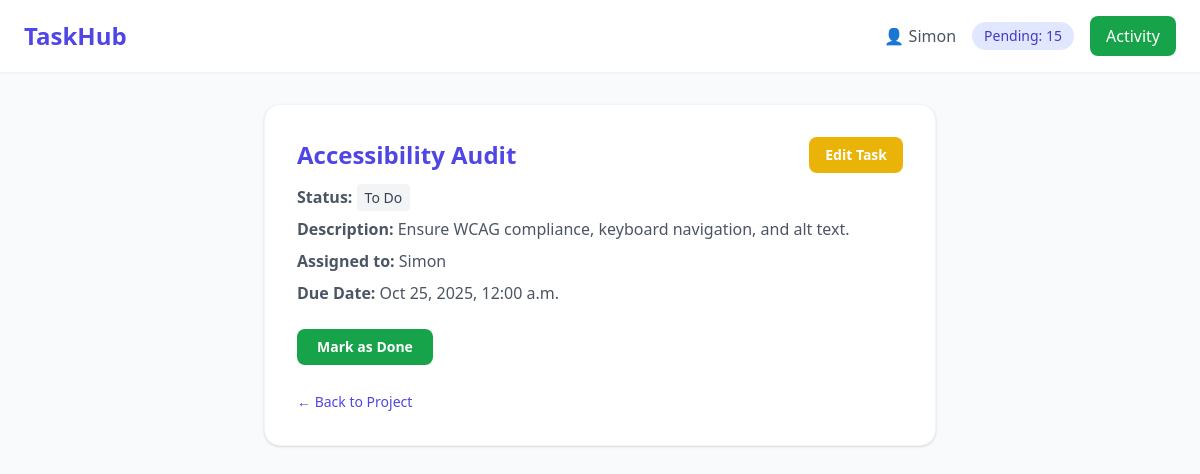
Before: /tasks/15/ (signed in) with the older database file.
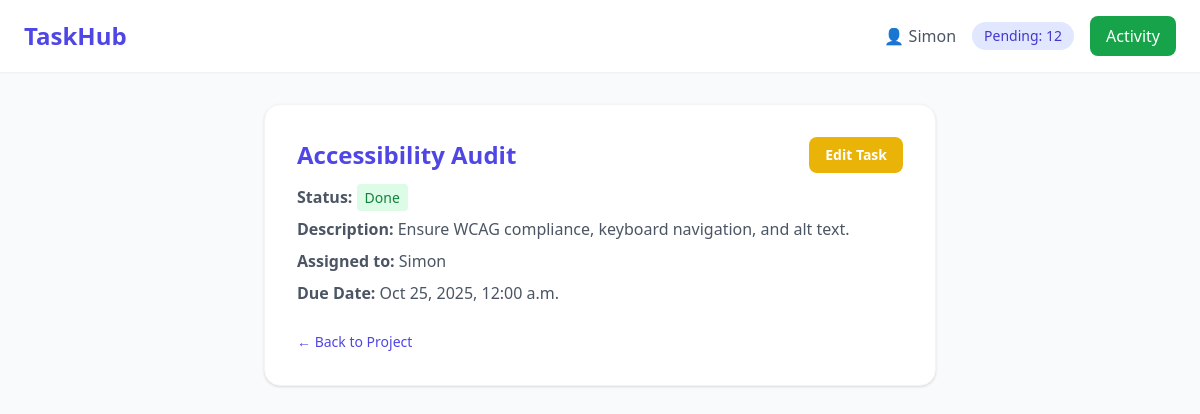
After: the same page with the newer database file.
### core/models.py (models this page shows, shortened)
class Task(models.Model):
    STATUS_CHOICES = [
        ('todo', 'To Do'),
        ('in_progress', 'In Progress'),
        ('done', 'Done'),
    ]
    project = models.ForeignKey(Project, on_delete=models.CASCADE, related_name='tasks')
    title = models.CharField(max_length=200)
    description = models.TextField(blank=True, null=True)
    status = models.CharField(max_length=20, choices=STATUS_CHOICES, default='todo')
    due_date = models.DateTimeField(blank=True, null=True)
    priority = models.IntegerField(default=0)  # 0 = low, 1 = medium, 2 = high
    created_at = models.DateTimeField(auto_now_add=True)
    updated_at = models.DateTimeField(auto_now=True)
    assigned_to = models.ForeignKey(User, on_delete=models.SET_NULL, null=True, blank=True, related_name='tasks')

### core/views.py (the view)
# urls.py: path('tasks/<int:task_id>/', views.task_detail, name='task_detail'),
@login_required
def task_detail(request, task_id):
    task = get_object_or_404(Task, id=task_id)
    return render(request, 'core/task_detail.html', {'task': task})

### core/context_processors.py (called while the page is built)
def global_context(request):
    user = request.user
    context = {}
    if user.is_authenticated:
        pending_tasks = Task.objects.filter(assigned_to=user, status__in=['todo', 'in_progress']).count()
        notifications = [
            {"message": "New task assigned", "type": "info"},
            {"message": "Project deadline approaching", "type": "warning"},
        ]
        context.update({
            'pending_tasks': pending_tasks,
            'notifications': notifications,
            'username': user.username,
        })
    return context

### core/templates/core/task_detail.html
{% extends 'core/base.html' %}
{% block content %}
<div class="max-w-2xl mx-auto bg-white p-8 rounded-2xl shadow border border-gray-100">
  <div class="flex justify-between items-center mb-3">
    <h1 class="text-2xl font-bold text-indigo-600">{{ task.title }}</h1>
    <a href="{% url 'task_edit' task.id %}"
       class="bg-yellow-500 hover:bg-yellow-600 text-white px-4 py-2 rounded-lg text-sm font-semibold transition-all">
      Edit Task
    </a>
  </div>
  <div class="text-gray-600 space-y-2">
    <p><strong>Status:</strong>
      <span class="px-2 py-1 rounded text-sm
        {% if task.status == 'done' %}bg-green-100 text-green-700
        {% elif task.status == 'in_progress' %}bg-yellow-100 text-yellow-700
        {% else %}bg-gray-100 text-gray-700{% endif %}">
        {{ task.get_status_display }}
      </span>
    </p>
    <p><strong>Description:</strong> {{ task.description|default:"No description provided." }}</p>
    <p><strong>Assigned to:</strong> {{ task.assigned_to|default:"Unassigned" }}</p>
    <p><strong>Due Date:</strong> {{ task.due_date|date:"M j, Y, g:i a" }}</p>
  </div>
  {% if task.status != 'done' %}
  <a href="{% url 'complete_task' task.id %}"
     class="mt-6 inline-block bg-green-600 hover:bg-green-700 text-white px-5 py-2 rounded-lg text-sm font-semibold transition-all">
     Mark as Done
  </a>
  {% endif %}
  <div class="mt-6">
    <a href="{% url 'project_detail' task.project.id %}"
       class="text-indigo-600 hover:underline text-sm font-medium">← Back to Project</a>
  </div>
</div>
{% endblock %}

### core/templates/core/base.html (shortened to what this page needs)
<!DOCTYPE html>
<html lang="en">
<head>
  <script src="https://cdn.tailwindcss.com"></script>
</head>
<body class="bg-gray-50 text-gray-800">
  <header class="bg-white shadow-sm sticky top-0 z-50">
    <div class="max-w-7xl mx-auto px-6 py-4 flex items-center justify-between">
      <a href="/" class="text-2xl font-bold text-indigo-600">TaskHub</a>
      <div class="flex items-center gap-4">
        <span class="text-gray-600">👤 {{ username }}</span>
        <span class="bg-indigo-100 text-indigo-700 px-3 py-1 rounded-full text-sm font-medium">
          Pending: {{ pending_tasks }}
        </span>
        <a href="{% url 'activity_feed' %}" class="bg-green-600 hover:bg-green-700 text-white px-4 py-2 rounded-lg">Activity</a>
      </div>
    </div>
  </header>
  <main class="max-w-7xl mx-auto px-6 py-8">
    {% block content %}{% endblock %}
  </main>
</body>
</html>

Changed rows visible on the page:
changed Task "Accessibility Audit": status "To Do" → "Done"
Other visible differences:
{{ pending_tasks }}: "15" → "12"
text no longer shown: "Mark as Done"
